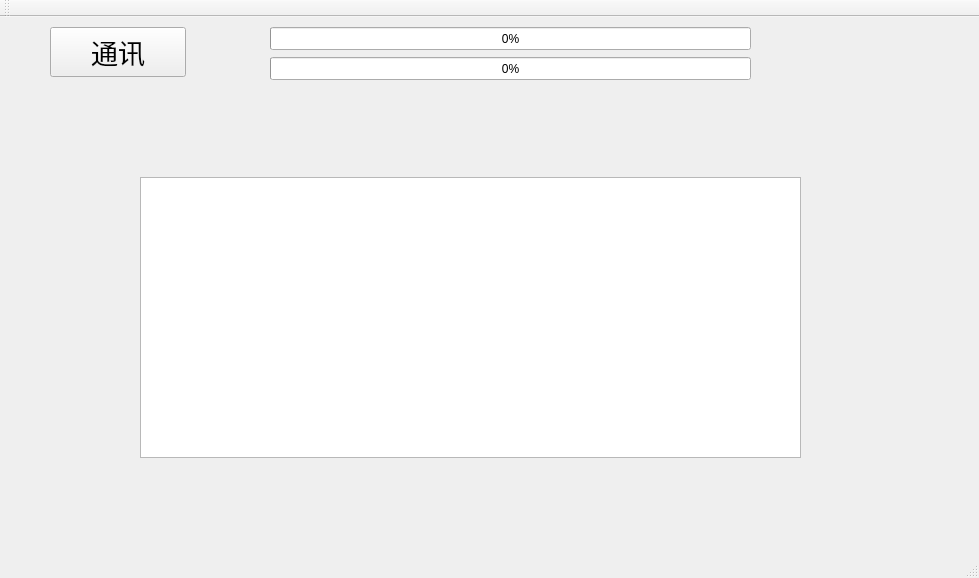
<?xml version="1.0" encoding="UTF-8"?>
<ui version="4.0">
 <class>MainWindow</class>
 <widget class="QMainWindow" name="MainWindow">
  <property name="geometry">
   <rect>
    <x>0</x>
    <y>0</y>
    <width>979</width>
    <height>578</height>
   </rect>
  </property>
  <property name="windowTitle">
   <string>MainWindow</string>
  </property>
  <widget class="QWidget" name="centralWidget">
   <widget class="QPushButton" name="pushButton_3">
    <property name="geometry">
     <rect>
      <x>50</x>
      <y>10</y>
      <width>136</width>
      <height>50</height>
     </rect>
    </property>
    <property name="font">
     <font>
      <pointsize>20</pointsize>
     </font>
    </property>
    <property name="text">
     <string>通讯</string>
    </property>
   </widget>
   <widget class="QProgressBar" name="progressBar">
    <property name="geometry">
     <rect>
      <x>270</x>
      <y>40</y>
      <width>481</width>
      <height>23</height>
     </rect>
    </property>
    <property name="maximum">
     <number>10000</number>
    </property>
    <property name="value">
     <number>0</number>
    </property>
   </widget>
   <widget class="QProgressBar" name="progressBar_2">
    <property name="geometry">
     <rect>
      <x>270</x>
      <y>10</y>
      <width>481</width>
      <height>23</height>
     </rect>
    </property>
    <property name="maximum">
     <number>100000</number>
    </property>
    <property name="value">
     <number>0</number>
    </property>
   </widget>
   <widget class="QTableWidget" name="tableWidget">
    <property name="geometry">
     <rect>
      <x>140</x>
      <y>160</y>
      <width>661</width>
      <height>281</height>
     </rect>
    </property>
   </widget>
  </widget>
  <widget class="QMenuBar" name="menuBar">
   <property name="geometry">
    <rect>
     <x>0</x>
     <y>0</y>
     <width>979</width>
     <height>23</height>
    </rect>
   </property>
  </widget>
  <widget class="QToolBar" name="mainToolBar">
   <attribute name="toolBarArea">
    <enum>TopToolBarArea</enum>
   </attribute>
   <attribute name="toolBarBreak">
    <bool>false</bool>
   </attribute>
  </widget>
  <widget class="QStatusBar" name="statusBar"/>
 </widget>
 <layoutdefault spacing="6" margin="11"/>
 <resources/>
 <connections/>
</ui>
